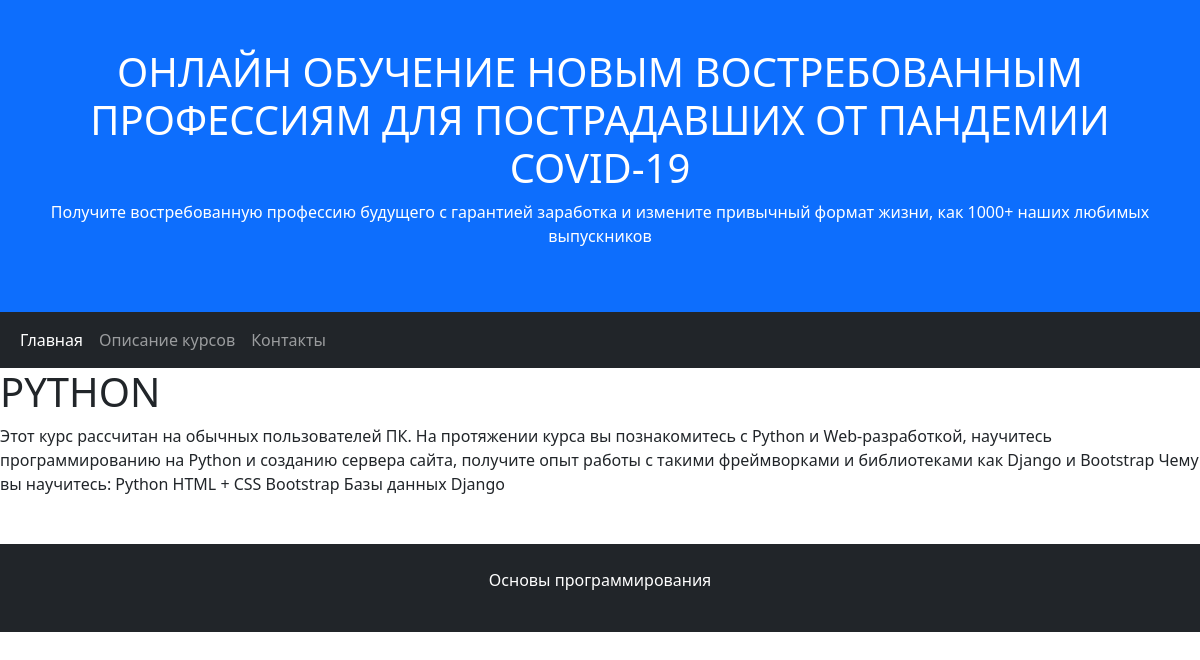
The app's page /description/2/ with its own data.
### mainpage/models.py (models this page shows)
class Description(models.Model):
    title = models.CharField(max_length=255)
    created_date = models.DateField(auto_now_add=True)
    text = models.TextField()

### mainpage/views.py (the view)
# urls.py: path('description/<int:id>/', description, name="description"),
def description(request, id):
    description_object = Description.objects.get(id=id)
    return render(request, 'description.html', {"description": description_object})

### mainpage/templates/description.html
{% extends 'base.html' %}
{% block content %}
    <h1>{{ description.title }}</h1>
    <div>{{ description.text }}</div>
{% endblock %}

### records on screen
Description: title "PYTHON", text "Этот курс рассчитан на обычных пользователей ПК. На протяжении курса вы познакомитесь с Python и Web-разработкой, научитесь программированию на Python и созданию сервера сайта, получите опыт работы с такими фреймворками и библиотеками как Django и Bootstrap Чему вы научитесь: Python HTML + CSS Bootstrap Базы данных Django"
